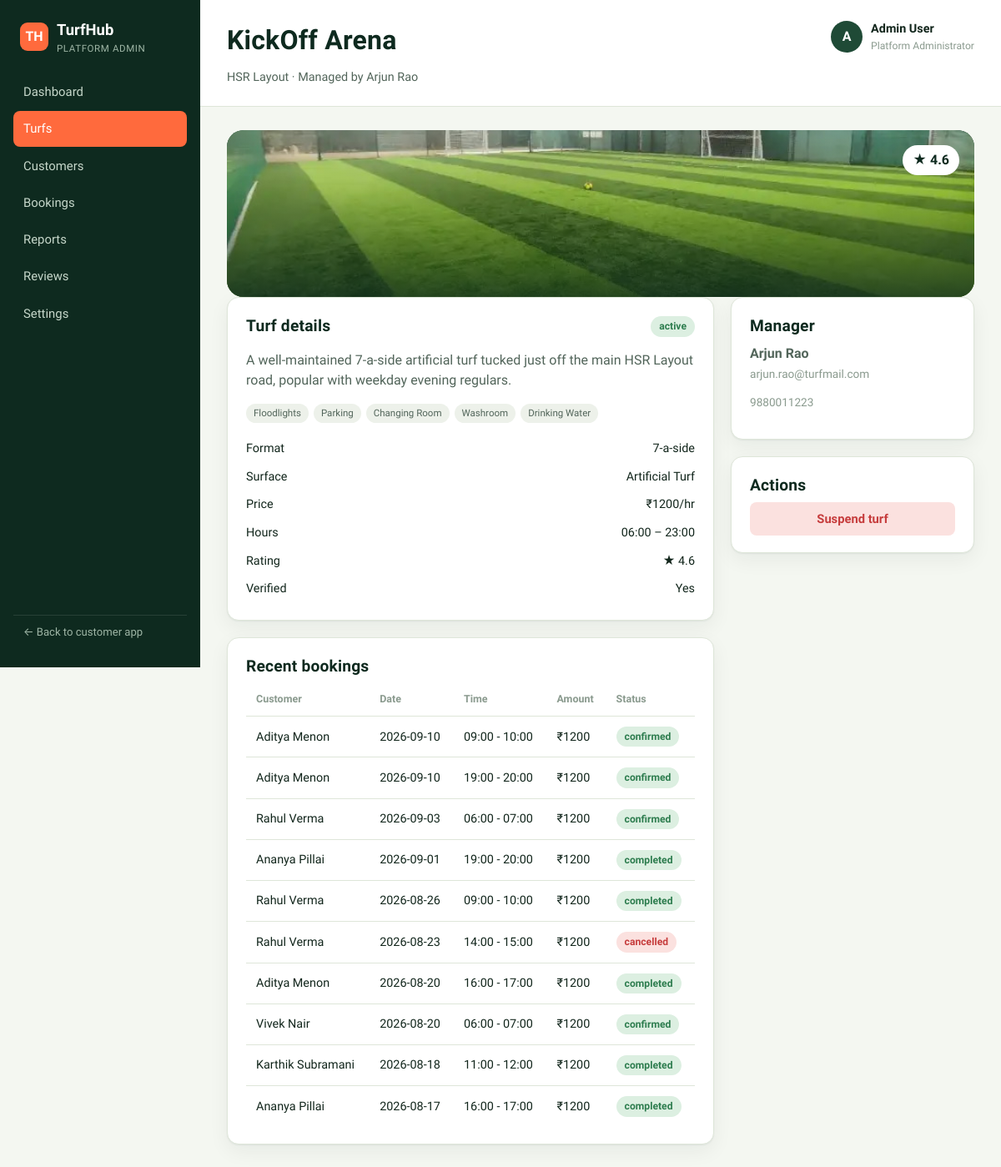
The app's page /admin/turfs/1 with its own data.
### tables this page shows
CREATE TABLE turfs (
    id INTEGER PRIMARY KEY,
    name TEXT NOT NULL,
    area TEXT NOT NULL,
    address TEXT NOT NULL,
    manager_id INTEGER REFERENCES managers(id),
    price_per_hour INTEGER NOT NULL,
    turf_type TEXT NOT NULL,          -- 5-a-side / 6-a-side / 7-a-side / 11-a-side
    surface_type TEXT NOT NULL,       -- Artificial Turf / Hybrid Grass / Natural Grass
    description TEXT NOT NULL,
    facilities TEXT NOT NULL,         -- comma separated
    opening_time TEXT NOT NULL,
    closing_time TEXT NOT NULL,
    rating REAL NOT NULL,
    status TEXT NOT NULL DEFAULT 'pending',       -- active / pending / suspended
    verified INTEGER NOT NULL DEFAULT 0,
    image TEXT NOT NULL,
    phone TEXT NOT NULL,
    distance_km REAL NOT NULL,
    created_at TEXT NOT NULL
);

CREATE TABLE managers (
    id INTEGER PRIMARY KEY,
    name TEXT NOT NULL,
    email TEXT NOT NULL,
    phone TEXT NOT NULL
);

CREATE TABLE bookings (
    id INTEGER PRIMARY KEY,
    turf_id INTEGER REFERENCES turfs(id),
    customer_id INTEGER REFERENCES customers(id),
    booking_date TEXT NOT NULL,
    time_slot TEXT NOT NULL,
    players INTEGER NOT NULL,
    amount INTEGER NOT NULL,
    status TEXT NOT NULL DEFAULT 'confirmed',  -- confirmed / completed / cancelled
    created_at TEXT NOT NULL
);

CREATE TABLE customers (
    id INTEGER PRIMARY KEY,
    name TEXT NOT NULL,
    email TEXT NOT NULL,
    phone TEXT NOT NULL,
    joined_date TEXT NOT NULL
);

### blueprints/admin/routes.py (the view)
@admin_bp.route("/turfs/<int:turf_id>")
def turf_detail(turf_id):
    conn = get_db()
    turf = conn.execute(
        """SELECT turfs.*, managers.name as manager_name, managers.email as manager_email,
                  managers.phone as manager_phone
           FROM turfs JOIN managers ON managers.id = turfs.manager_id WHERE turfs.id=?""",
        (turf_id,),
    ).fetchone()
    bookings = conn.execute(
        """SELECT bookings.*, customers.name as customer_name FROM bookings
           JOIN customers ON customers.id = bookings.customer_id
           WHERE turf_id=? ORDER BY booking_date DESC LIMIT 10""",
        (turf_id,),
    ).fetchall()
    conn.close()
    return render_template("admin/turf_detail.html", turf=turf, bookings=bookings,
                            facilities=[f.strip() for f in turf["facilities"].split(",")])

### database.py (called while the page is built)
def get_db():
    conn = sqlite3.connect(DATABASE_PATH)
    conn.row_factory = sqlite3.Row
    conn.execute("PRAGMA foreign_keys = ON")
    return conn

### templates/admin/turf_detail.html (shortened to what this page needs)
{% extends "base_admin.html" %}
{% block admin_title %}{{ turf.name }}{% endblock %}
{% block admin_subtitle %}{{ turf.area }} · Managed by {{ turf.manager_name }}{% endblock %}
{% block admin_content %}
<div class="detail-hero" style="margin-top:0;height:200px;">
  <img class="media-photo" src="{{ url_for('static', filename='images/' + (turf.image or 'placeholder.jpg')) }}"
       alt="{{ turf.name }} turf photo"
       onerror="this.onerror=null;this.src='{{ url_for('static', filename='images/placeholder.jpg') }}';">
  <div class="media-overlay"></div>
  <span class="rating-chip">★ {{ turf.rating }}</span>
</div>
<div class="two-col">
  <div>
    <div class="panel">
      <div class="panel-head">
        <h3>Turf details</h3>
        <span class="badge badge-{{ turf.status }}">{{ turf.status }}</span>
      </div>
      <p>{{ turf.description }}</p>
      <div class="chip-row">{% for f in facilities %}<span class="chip">{{ f }}</span>{% endfor %}</div>
      <div class="summary-row" style="margin-top:14px;"><span>Format</span><span>{{ turf.turf_type }}</span></div>
      <div class="summary-row"><span>Surface</span><span>{{ turf.surface_type }}</span></div>
      <div class="summary-row"><span>Price</span><span>₹{{ turf.price_per_hour }}/hr</span></div>
      <div class="summary-row"><span>Hours</span><span>{{ turf.opening_time }} – {{ turf.closing_time }}</span></div>
      <div class="summary-row"><span>Rating</span><span>★ {{ turf.rating }}</span></div>
      <div class="summary-row"><span>Verified</span><span>{{ 'Yes' if turf.verified else 'No' }}</span></div>
    </div>
    <div class="panel">
      <h3>Recent bookings</h3>
      <div class="table-wrap">
        <table class="data-table">
          <thead><tr><th>Customer</th><th>Date</th><th>Time</th><th>Amount</th><th>Status</th></tr></thead>
          <tbody>
            {% for b in bookings %}
            <tr><td>{{ b.customer_name }}</td><td>{{ b.booking_date }}</td><td>{{ b.time_slot }}</td><td>₹{{ b.amount }}</td>
              <td><span class="badge badge-{{ b.status }}">{{ b.status }}</span></td></tr>
            {% endfor %}
          </tbody>
        </table>
      </div>
    </div>
  </div>
  <div>
    <div class="panel">
      <h3>Manager</h3>
      <p style="font-weight:600;margin-bottom:2px;">{{ turf.manager_name }}</p>
      <p class="muted">{{ turf.manager_email }}</p>
      <p class="muted">{{ turf.manager_phone }}</p>
    </div>
    <div class="panel">
      <h3>Actions</h3>
      <div style="display:grid;gap:8px;">
        {% if turf.status == 'pending' %}
        <form method="post" action="{{ url_for('admin.turf_action', turf_id=turf.id, action='approve') }}"><button class="btn btn-success btn-block">Approve turf</button></form>
        <form method="post" action="{{ url_for('admin.turf_action', turf_id=turf.id, action='reject') }}"><button class="btn btn-danger btn-block">Reject turf</button></form>
        {% elif turf.status == 'active' %}
        <form method="post" action="{{ url_for('admin.turf_action', turf_id=turf.id, action='suspend') }}"><button class="btn btn-danger btn-block">Suspend turf</button></form>
        {% else %}
        <form method="post" action="{{ url_for('admin.turf_action', turf_id=turf.id, action='activate') }}"><button class="btn btn-success btn-block">Reactivate turf</button></form>
        {% endif %}
      </div>
    </div>
  </div>
</div>
{% endblock %}

### static/css/style.css (style rules this page uses)
:root { --bg: #F4F7F1; --bg-alt: #FFFFFF; --pitch-900: #0E2A1F; --pitch-800: #163829; --pitch-700: #1F4A36; --pitch-600: #2C5F45; --line: #DEE6D9; --line-strong: #C6D1C0; --ink: #12261C; --ink-soft: #52655A; --ink-faint: #8A9A8E; --accent: #FF6A3D; --accent-dark: #E14F22; --accent-soft: #FFE4D8; --amber: #E39A1F; --amber-soft: #FCEDCB; --success: #2E7D4F; --success-soft: #DCEFE1; --danger: #C63C3C; --danger-soft: #FBE1DF; --radius-sm: 8px; --radius-md: 14px; --radius-lg: 20px; --shadow-card: 0 1px 2px rgba(14,42,31,0.06), 0 8px 24px rgba(14,42,31,0.06); --font-display: 'Barlow Condensed', 'Arial Narrow', sans-serif; --font-body: 'Work Sans', -apple-system, sans-serif; }
* { box-sizing: border-box; }
html, body { margin: 0; padding: 0; }
body { font-family: var(--font-body); background: var(--bg); color: var(--ink); line-height: 1.5; -webkit-font-smoothing: antialiased; }
h1, h2, h3, h4 { font-family: var(--font-display); color: var(--pitch-900); margin: 0 0 0.3em; font-weight: 600; letter-spacing: 0.2px; }
h3 { font-size: 1.2rem; }
p { margin: 0 0 1em; color: var(--ink-soft); }
img { max-width: 100%; display: block; }
.btn { display: inline-flex; align-items: center; justify-content: center; gap: 6px; padding: 10px 18px; border-radius: var(--radius-sm); font-family: var(--font-body); font-weight: 600; font-size: 0.92rem; border: 1px solid transparent; cursor: pointer; transition: transform .08s ease, background .15s ease; }
.btn-danger { background: var(--danger-soft); color: var(--danger); }
.btn-block { width: 100%; }
.badge { display: inline-flex; align-items: center; gap: 5px; padding: 3px 10px; border-radius: 999px; font-size: 0.76rem; font-weight: 600; }
.badge-active, .badge-confirmed, .badge-completed { background: var(--success-soft); color: var(--success); }
.badge-suspended, .badge-cancelled { background: var(--danger-soft); color: var(--danger); }
.panel { background: var(--bg-alt); border: 1px solid var(--line); border-radius: var(--radius-md); padding: 20px 22px; margin-bottom: 20px; box-shadow: var(--shadow-card); }
.panel-head { display: flex; align-items: center; justify-content: space-between; margin-bottom: 14px; }
.panel-head h3 { margin: 0; }
.two-col { display: grid; grid-template-columns: 2fr 1fr; gap: 20px; align-items: start; }
.table-wrap { overflow-x: auto; }
table.data-table { width: 100%; border-collapse: collapse; font-size: 0.9rem; }
.data-table th { text-align: left; padding: 10px 12px; color: var(--ink-faint); font-weight: 600; border-bottom: 1px solid var(--line); font-size: 0.78rem; }
.data-table td { padding: 12px; border-bottom: 1px solid var(--line); vertical-align: middle; }
.data-table tr:last-child td { border-bottom: none; }
.chip-row { display: flex; flex-wrap: wrap; gap: 6px; margin-top: 2px; }
.chip { font-size: 0.72rem; background: #EDF1EA; color: var(--ink-soft); padding: 3px 9px; border-radius: 999px; }
.detail-hero { border-radius: var(--radius-lg); overflow: hidden; height: 260px; background: repeating-linear-gradient(115deg, var(--pitch-700) 0 34px, var(--pitch-800) 34px 68px); display: flex; align-items: flex-end; padding: 24px; margin-top: 20px; position: relative; }
.detail-hero .media-photo { position: absolute; inset: 0; width: 100%; height: 100%; object-fit: cover; z-index: 0; }
.detail-hero .media-overlay { position: absolute; inset: 0; z-index: 1; background: linear-gradient(180deg, rgba(14,42,31,0.05) 35%, rgba(14,42,31,0.78) 100%); }
.detail-hero .rating-chip { position: absolute; top: 18px; right: 18px; background: #fff; padding: 6px 12px; border-radius: 999px; font-weight: 700; color: var(--pitch-900); z-index: 2; }
.summary-row { display: flex; justify-content: space-between; padding: 6px 0; font-size: 0.9rem; }
.muted { color: var(--ink-faint); font-size: 0.85rem; }

### records on screen
turfs: name "KickOff Arena", area "HSR Layout", image (picture), rating "4.6", status "active", description "A well-maintained 7-a-side artificial turf tucked just off the main HSR Layout road, popular with weekday evening regulars.", turf_type "7-a-side", surface_type "Artificial Turf", price_per_hour "1200", opening_time "06:00", closing_time "23:00", verified "Yes"
managers: manager_name "Arjun Rao", manager_email "arjun.rao@turfmail.com", manager_phone "9880011223"
bookings: customer_name "Aditya Menon", booking_date "2026-09-10", time_slot "09:00 - 10:00", amount "1200", status "confirmed"
bookings: customer_name "Aditya Menon", booking_date "2026-09-10", time_slot "19:00 - 20:00", amount "1200", status "confirmed"
bookings: customer_name "Rahul Verma", booking_date "2026-09-03", time_slot "06:00 - 07:00", amount "1200", status "confirmed"
bookings: customer_name "Ananya Pillai", booking_date "2026-09-01", time_slot "19:00 - 20:00", amount "1200", status "completed"
bookings: customer_name "Rahul Verma", booking_date "2026-08-26", time_slot "09:00 - 10:00", amount "1200", status "completed"
bookings: customer_name "Rahul Verma", booking_date "2026-08-23", time_slot "14:00 - 15:00", amount "1200", status "cancelled"
bookings: customer_name "Aditya Menon", booking_date "2026-08-20", time_slot "16:00 - 17:00", amount "1200", status "completed"
bookings: customer_name "Vivek Nair", booking_date "2026-08-20", time_slot "06:00 - 07:00", amount "1200", status "confirmed"
bookings: customer_name "Karthik Subramani", booking_date "2026-08-18", time_slot "11:00 - 12:00", amount "1200", status "completed"
bookings: customer_name "Ananya Pillai", booking_date "2026-08-17", time_slot "16:00 - 17:00", amount "1200", status "completed"

### other values on screen
{{ f }} "Floodlights" "Parking" "Changing Room" "Washroom" "Drinking Water"
